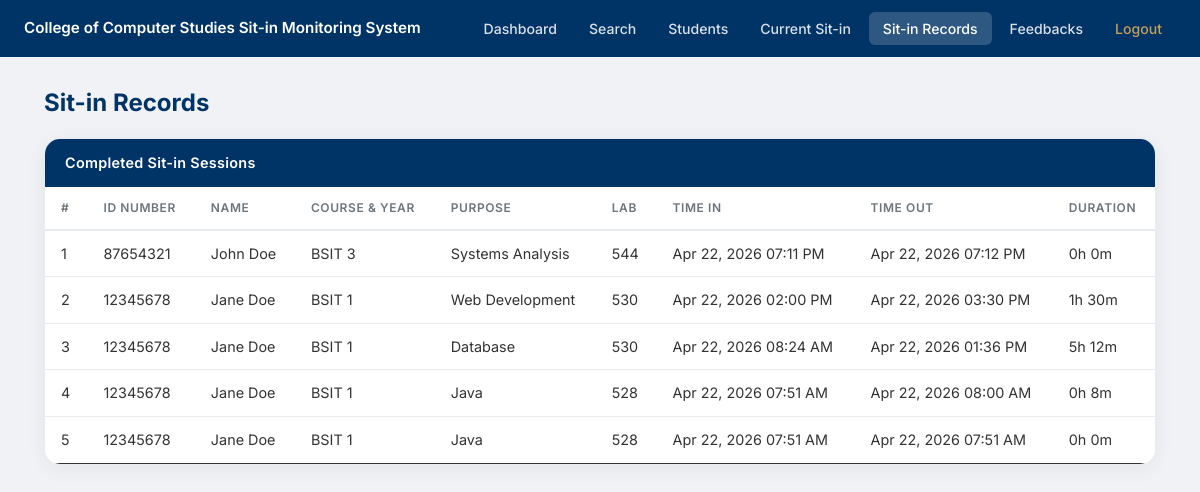
Screenshot of /admin/sitin_records.php (signed in) with the database file from the repository.
### tables this page shows
CREATE TABLE `sit_in_records` (
  `id` int(11) NOT NULL,
  `student_id` int(11) NOT NULL,
  `purpose` varchar(100) NOT NULL,
  `lab` varchar(20) NOT NULL,
  `time_in` datetime DEFAULT current_timestamp(),
  `time_out` datetime DEFAULT NULL,
  `feedback` text DEFAULT NULL
);

CREATE TABLE `students` (
  `id` int(11) NOT NULL,
  `id_number` varchar(10) NOT NULL,
  `first_name` varchar(50) NOT NULL,
  `last_name` varchar(50) NOT NULL,
  `course` varchar(20) NOT NULL,
  `year_level` int(11) NOT NULL,
  `email` varchar(100) NOT NULL,
  `password` varchar(255) NOT NULL,
  `profile_picture` varchar(255) DEFAULT NULL,
  `sessions_left` int(11) DEFAULT 30,
  `created_at` timestamp NOT NULL DEFAULT current_timestamp()
);

### admin/sitin_records.php (the view, shortened to what this page needs)
<?php
require_once '../includes/db.php';
require_once '../includes/header.php';
?>
<?php require_once '../includes/navbar_admin.php'; ?>
<div class="page-wrapper">
    <div class="container-fluid px-4">
        <h2 class="page-title">Sit-in Records</h2>
        <div class="card-uc">
            <div class="card-uc-header">Completed Sit-in Sessions</div>
            <div class="card-uc-body" style="padding:0;">
                <div class="table-responsive">
                    <table class="table table-uc mb-0">
                        <thead>
                            <tr>
                                <th>#</th>
                                <th>ID Number</th>
                                <th>Name</th>
                                <th>Course & Year</th>
                                <th>Purpose</th>
                                <th>Lab</th>
                                <th>Time In</th>
                                <th>Time Out</th>
                                <th>Duration</th>
                            </tr>
                        </thead>
                        <tbody>
                            <?php
                            $query = "SELECT r.id, s.id_number, s.first_name, s.last_name,
                                             s.course, s.year_level, r.purpose, r.lab,
                                             r.time_in, r.time_out
                                      FROM sit_in_records r
                                      JOIN students s ON r.student_id = s.id
                                      WHERE r.time_out IS NOT NULL
                                      ORDER BY r.time_out DESC";
                            $result = mysqli_query($conn, $query);
                            if (mysqli_num_rows($result) > 0):
                                $i = 1;
                                while ($row = mysqli_fetch_assoc($result)):
                                    $time_in   = strtotime($row['time_in']);
                                    $time_out  = strtotime($row['time_out']);
                                    $duration  = $time_out - $time_in;
                                    $hours     = floor($duration / 3600);
                                    $minutes   = floor(($duration % 3600) / 60);
                            ?>
                                <tr>
                                    <td><?= $i++ ?></td>
                                    <td><?= htmlspecialchars($row['id_number']) ?></td>
                                    <td><?= htmlspecialchars($row['first_name'] . ' ' . $row['last_name']) ?></td>
                                    <td><?= htmlspecialchars($row['course'] . ' ' . $row['year_level']) ?></td>
                                    <td><?= htmlspecialchars($row['purpose']) ?></td>
                                    <td><?= htmlspecialchars($row['lab']) ?></td>
                                    <td><?= date('M d, Y h:i A', strtotime($row['time_in'])) ?></td>
                                    <td><?= date('M d, Y h:i A', strtotime($row['time_out'])) ?></td>
                                    <td><?= $hours . 'h ' . $minutes . 'm' ?></td>
                                </tr>
                            <?php endwhile; endif; ?>
                        </tbody>
                    </table>
                </div>
            </div>
        </div>
    </div>
</div>
<?php require_once '../includes/footer.php'; ?>

### includes/header.php (shortened to what this page needs)
<!DOCTYPE html>
<html lang="en">
<head>
    <link href="https://cdn.jsdelivr.net/npm/bootstrap@5.3.0/dist/css/bootstrap.min.css" rel="stylesheet">
    <link rel="stylesheet" href="/VelosoProject/assets/style.css">
</head>
<body>

### includes/navbar_admin.php (shortened to what this page needs)
<nav class="navbar navbar-expand-lg navbar-uc">
    <div class="container-fluid px-4">
        <span class="navbar-brand-text">College of Computer Studies Sit-in Monitoring System</span>
        <div class="navbar-links">
            <a href="/VelosoProject/admin/admindashboard.php"
               class="nav-link-uc <?= basename($_SERVER['PHP_SELF']) == 'admindashboard.php' ? 'active' : '' ?>">
                Dashboard
            </a>
            <a href="#" class="nav-link-uc" onclick="openSearchModal(); return false;">Search</a>
            <a href="/VelosoProject/admin/students.php"
               class="nav-link-uc <?= basename($_SERVER['PHP_SELF']) == 'students.php' ? 'active' : '' ?>">
                Students
            </a>
            <a href="/VelosoProject/admin/current_sitin.php"
               class="nav-link-uc <?= basename($_SERVER['PHP_SELF']) == 'current_sitin.php' ? 'active' : '' ?>">
                Current Sit-in
            </a>
            <a href="/VelosoProject/admin/sitin_records.php"
               class="nav-link-uc <?= basename($_SERVER['PHP_SELF']) == 'sitin_records.php' ? 'active' : '' ?>">
                Sit-in Records
            </a>
            <a href="/VelosoProject/admin/feedbacks.php"
               class="nav-link-uc <?= basename($_SERVER['PHP_SELF']) == 'feedbacks.php' ? 'active' : '' ?>">
                Feedbacks
            </a>
            <a href="/VelosoProject/logout.php" class="nav-link-uc nav-link-logout">Logout</a>
        </div>
    </div>
</nav>

### includes/footer.php (shortened to what this page needs)
</body>
</html>

### assets/style.css (style rules this page uses)
:root { --uc-blue: #003366; --ccs-purple: #5c2c90; --ccs-gold: #c5a059; --bg-light: #f0f2f5; --border: #e9ecef; --text-muted: #6c757d; }
body { background: var(--bg-light); font-family: 'Inter', sans-serif; min-height: 100vh; display: flex; flex-direction: column; align-items: center; justify-content: flex-start; }
.navbar-uc { background: var(--uc-blue); padding: 12px 0; width: 100%; }
.navbar-brand-text { color: white; font-size: 0.95rem; font-weight: 600; }
.navbar-links { display: flex; align-items: center; gap: 4px; }
.nav-link-uc { color: rgba(255, 255, 255, 0.85); text-decoration: none; font-size: 0.88rem; font-weight: 500; padding: 6px 14px; border-radius: 6px; transition: background 0.2s, color 0.2s; }
.nav-link-uc.active { color: white; background: rgba(255, 255, 255, 0.18); }
.nav-link-logout { color: var(--ccs-gold) !important; }
.page-wrapper { width: 100%; padding: 32px 20px 60px; }
.page-title { color: var(--uc-blue); font-weight: 700; font-size: 1.5rem; margin-bottom: 20px; }
.card-uc { background: white; border-radius: 16px; border: 1px solid var(--border); box-shadow: 0 4px 20px rgba(0, 0, 0, 0.06); overflow: hidden; }
.card-uc-header { background: var(--uc-blue); color: white; font-weight: 600; font-size: 0.9rem; padding: 13px 20px; letter-spacing: 0.02em; }
.card-uc-body { padding: 24px; }
.table-uc { width: 100%; border-collapse: collapse; font-size: 0.9rem; }
.table-uc thead tr { background-color: transparent; border-bottom: 2px solid var(--border); }
.table-uc thead th { padding: 12px 16px; color: var(--text-muted); font-weight: 600; font-size: 0.75rem; text-transform: uppercase; letter-spacing: 0.05em; white-space: nowrap; }
.table-uc tbody tr { border-bottom: 1px solid var(--border); transition: background 0.15s; }
.table-uc tbody tr:last-child { border-bottom: none; }
.table-uc tbody td { padding: 12px 16px; vertical-align: middle; color: #333; }

### rows the page displays
sit_in_records: student.id_number "87654321", student.last_name "John Doe", student.year_level "BSIT 3", purpose "Systems Analysis", lab "544", time_in "Apr 22, 2026 07:11 PM", time_out "Apr 22, 2026 07:12 PM", hours "0", minutes "0"
sit_in_records: student.id_number "12345678", student.last_name "Jane Doe", student.year_level "BSIT 1", purpose "Web Development", lab "530", time_in "Apr 22, 2026 02:00 PM", time_out "Apr 22, 2026 03:30 PM", hours "1", minutes "30"
sit_in_records: student.id_number "12345678", student.last_name "Jane Doe", student.year_level "BSIT 1", purpose "Database", lab "530", time_in "Apr 22, 2026 08:24 AM", time_out "Apr 22, 2026 01:36 PM", hours "5", minutes "12"
sit_in_records: student.id_number "12345678", student.last_name "Jane Doe", student.year_level "BSIT 1", purpose "Java", lab "528", time_in "Apr 22, 2026 07:51 AM", time_out "Apr 22, 2026 08:00 AM", hours "0", minutes "8"
sit_in_records: student.id_number "12345678", student.last_name "Jane Doe", student.year_level "BSIT 1", purpose "Java", lab "528", time_in "Apr 22, 2026 07:51 AM", time_out "Apr 22, 2026 07:51 AM", hours "0", minutes "0"
